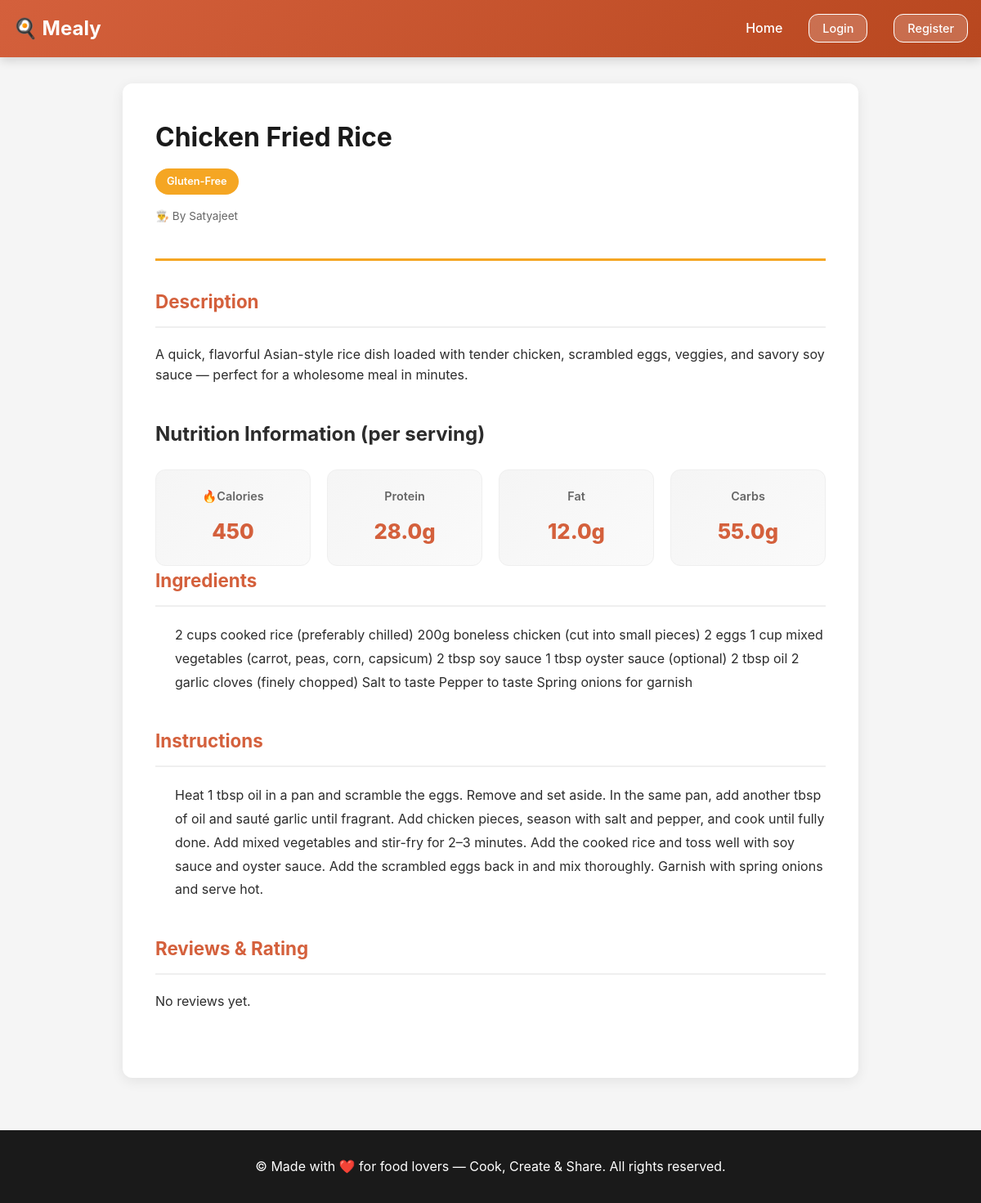
The page /recipes/2/ on the database its author committed.
### recipes/models.py (models this page shows, shortened)
class Recipe(models.Model):
    DIETARY_CHOICES = [
        ('none', 'None'),
        ('vegan', 'Vegan'),
        ('vegetarian', 'Vegetarian'),
        ('gluten_free', 'Gluten-Free'),
    ]
    user = models.ForeignKey(User, on_delete=models.CASCADE, related_name='recipes')
    title = models.CharField(max_length=255)
    description = models.TextField()
    ingredients = models.TextField()  # Stored as comma-separated or newline-separated
    instructions = models.TextField()
    calories = models.IntegerField(validators=[MinValueValidator(0)])
    protein = models.FloatField(validators=[MinValueValidator(0)])  # in grams
    fat = models.FloatField(validators=[MinValueValidator(0)])  # in grams
    carbs = models.FloatField(validators=[MinValueValidator(0)])  # in grams
    dietary_type = models.CharField(max_length=20, choices=DIETARY_CHOICES, default='none')
    is_shared = models.BooleanField(default=False)
    created_at = models.DateTimeField(auto_now_add=True)
    updated_at = models.DateTimeField(auto_now=True)
    class Meta:
        ordering = ['-created_at']

### recipes/views.py (the view)
# urls.py: path('recipes/<int:pk>/', views.view_recipe, name='view_recipe'),
def view_recipe(request, pk):
    recipe = get_object_or_404(Recipe, pk=pk)
    if not recipe.is_shared and recipe.user != request.user:
        return redirect('home')
    reviews = RecipeReview.objects.filter(recipe=recipe).select_related('reviewer')
    avg_rating = reviews.aggregate(Avg('rating'))['rating__avg']
    is_favorite = False
    if request.user.is_authenticated:
        is_favorite = FavoriteRecipe.objects.filter(user=request.user, recipe=recipe).exists()
    context = {
        'recipe': recipe,
        'reviews': reviews,
        'avg_rating': avg_rating,
        'is_favorite': is_favorite,
    }
    return render(request, 'recipes/view_recipe.html', context)

### templates/recipes/view_recipe.html (shortened to what this page needs)
{% extends 'base.html' %}
{% block content %}
<div class="recipe-detail">
    <div class="recipe-header">
        <div>
            <h1>{{ recipe.title }}</h1>
            <p class="dietary-badge">{{ recipe.get_dietary_type_display }}</p>
            {% if recipe.user != user %}
                <p class="author">👨‍🍳 By {{ recipe.user.username }}</p>
            {% endif %}
        </div>
    </div>
    <div class="recipe-content">
        <div class="recipe-section">
            <h2>Description</h2>
            <p>{{ recipe.description }}</p>
        </div>
        <div class="nutrition-section">
            <h2>Nutrition Information (per serving)</h2>
            <div class="nutrition-grid">
                <div class="nutrition-item">
                    <span class="label">🔥Calories</span>
                    <span class="value">{{ recipe.calories }}</span>
                </div>
                <div class="nutrition-item">
                    <span class="label">Protein</span>
                    <span class="value">{{ recipe.protein }}g</span>
                </div>
                <div class="nutrition-item">
                    <span class="label">Fat</span>
                    <span class="value">{{ recipe.fat }}g</span>
                </div>
                <div class="nutrition-item">
                    <span class="label">Carbs</span>
                    <span class="value">{{ recipe.carbs }}g</span>
                </div>
            </div>
        </div>
        <div class="recipe-section">
            <h2>Ingredients</h2>
            <ul>
                {% for ingredient in recipe.ingredients.split %}
                    {% if ingredient %}
                        {{ ingredient }}
                    {% endif %}
                {% endfor %}
            </ul>
        </div>
        <div class="recipe-section">
            <h2>Instructions</h2>
            <ol>
                {% for instruction in recipe.instructions.split %}
                    {% if instruction %}
                        {{ instruction }}
                    {% endif %}
                {% endfor %}
            </ol>
        </div>
        {% if recipe.is_shared or recipe.user == user %}
        <div class="recipe-section">
            <h2>Reviews & Rating</h2>
            {% if reviews %}
            <div style="margin-top: 1.5rem;">
                {% for review in reviews %}
                <div style="border-left: 3px solid var(--secondary-color); padding: 1rem; margin: 1rem 0; background-color: var(--gray-50); border-radius: 6px;">
                    <strong>{{ review.reviewer.username }}</strong> <span style="font-size: 1.1rem;">{{ review.rating }}⭐</span>
                    <p style="margin-top: 0.5rem; color: var(--gray-600);">{{ review.comment }}</p>
                    <small style="color: var(--gray-600);">{{ review.created_at|date:"M d, Y" }}</small>
                </div>
                {% endfor %}
            </div>
            {% else %}
            <p>No reviews yet. {% if user.is_authenticated and recipe.is_shared %}<a href="{% url 'add_review' recipe.id %}">Be the first to review</a>{% endif %}</p>
            {% endif %}
        </div>
        {% endif %}
    </div>
</div>
{% endblock %}

### static/style.css (style rules this page uses)
* { margin: 0; padding: 0; box-sizing: border-box; }
:root { --primary-color: #d4603c; --primary-dark: #b8471f; --secondary-color: #f5a623; --accent-color: #2d5016; --danger-color: #e74c3c; --success-color: #27ae60; --gray-50: #fafafa; --gray-100: #f5f5f5; --gray-200: #efefef; --gray-300: #ddd; --gray-600: #666; --gray-900: #1a1a1a; --text-color: #2c2c2c; --bg-color: #ffffff; --border-radius: 12px; }
body { font-family: -apple-system, BlinkMacSystemFont, "Segoe UI", "Roboto", sans-serif; line-height: 1.6; color: var(--text-color); background-color: var(--gray-100); }
.dietary-badge { display: inline-block; background-color: var(--secondary-color); color: white; padding: 0.375rem 0.875rem; border-radius: 20px; font-size: 0.8rem; margin-bottom: 1rem; width: fit-content; font-weight: 600; }
.author { font-size: 0.85rem; color: var(--gray-600); margin-bottom: 0.5rem; }
.recipe-detail { background: white; padding: 2.5rem; border-radius: var(--border-radius); box-shadow: 0 4px 16px rgba(0, 0, 0, 0.08); max-width: 900px; margin: 0 auto; }
.recipe-header { border-bottom: 3px solid var(--secondary-color); padding-bottom: 2rem; margin-bottom: 2rem; display: flex; justify-content: space-between; align-items: flex-start; gap: 2rem; flex-wrap: wrap; }
.recipe-header h1 { color: var(--gray-900); margin-bottom: 0.75rem; font-size: 2rem; font-weight: 700; flex: 1; min-width: 300px; }
.recipe-content { margin-bottom: 2.5rem; }
.recipe-section { margin-bottom: 2.5rem; }
.recipe-section h2 { color: var(--primary-color); margin-bottom: 1.25rem; border-bottom: 2px solid var(--gray-200); padding-bottom: 0.75rem; font-size: 1.4rem; font-weight: 700; }
.recipe-section ul, .recipe-section ol { margin-left: 1.5rem; line-height: 1.8; }
.nutrition-grid { display: grid; grid-template-columns: repeat(auto-fit, minmax(140px, 1fr)); gap: 1.25rem; margin-top: 1.5rem; }
.nutrition-item { background: linear-gradient(135deg, var(--gray-100), var(--gray-50)); padding: 1.25rem; border-radius: var(--border-radius); text-align: center; border: 1px solid var(--gray-200); }
.nutrition-item .label { display: block; font-size: 0.9rem; color: var(--gray-600); margin-bottom: 0.75rem; font-weight: 600; }
.nutrition-item .value { display: block; font-size: 1.6rem; font-weight: 800; color: var(--primary-color); }

### rows shown on the page
Recipe: title "Chicken Fried Rice", dietary_type "Gluten-Free", user.username "Satyajeet", description "A quick, flavorful Asian-style rice dish loaded with tender chicken, scrambled eggs, veggies, and savory soy sauce — perfect for a wholesome meal in minutes.", calories "450", protein "28.0", fat "12.0", carbs "55.0"

### other values the page prints
{{ ingredient }} "2" "cups" "cooked" "rice" "(preferably" "chilled)" "200g" "boneless" "chicken" "(cut" "into" "small" "pieces)" "2" "eggs" "1" "cup" "mixed" "vegetables" "(carrot," "peas," "corn," "capsicum)" "2" "tbsp" "soy" "sauce" "1" "tbsp" "oyster" "sauce" "(optional)" "2" "tbsp" "oil" "2" "garlic" "cloves" "(finely" "chopped)" "Salt" "to" "taste" "Pepper" "to" "taste" "Spring" "onions" "for" "garnish"
{{ instruction }} "Heat" "1" "tbsp" "oil" "in" "a" "pan" "and" "scramble" "the" "eggs." "Remove" "and" "set" "aside." "In" "the" "same" "pan," "add" "another" "tbsp" "of" "oil" "and" "sauté" "garlic" "until" "fragrant." "Add" "chicken" "pieces," "season" "with" "salt" "and" "pepper," "and" "cook" "until" "fully" "done." "Add" "mixed" "vegetables" "and" "stir-fry" "for" "2–3" "minutes." "Add" "the" "cooked" "rice" "and" "toss" "well" "with" "soy" "sauce" "and" "oyster" "sauce." "Add" "the" "scrambled" "eggs" "back" "in" "and" "mix" "thoroughly." "Garnish" "with" "spring" "onions" "and" "serve" "hot."
